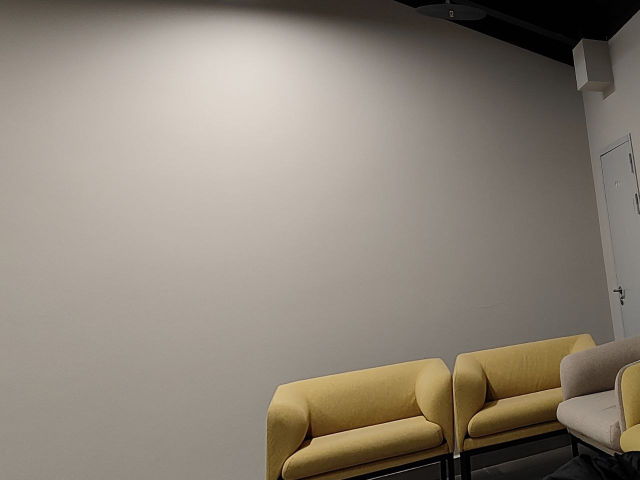
#> input picture data/test2.jpg, 1280 x 960 px (shown at 1/2 size); its folder holds 3 pictures in this run
$ python gomography.py
#> lines starting #> are read from the running program, lines starting #| are printed output that depends on the picture; after the words box and inside, x2 and y2 are one past the last pixel; in counts of white or black regions, pixels touching at a corner belong together
import cv2
import numpy as np
import json
import os
import sys

# --- ФИКС GUI для Linux (если вы используете удаленное подключение)
os.environ["QT_QPA_PLATFORM"] = "xcb"

# ================= КОНФИГУРАЦИЯ СКРИПТА =================
CAMERA_NAME = "cam_01"
DATA_DIR = "data"
MODELS_DIR = "models"
TEST_FRAME_NAME = "test2.jpg"

# Параметры целевого (нормированного) изображения
TARGET_SIZE = (1500, 1000) # Квадрат для сохранения пропорций
TARGET_W, TARGET_H = TARGET_SIZE
OFFSET = 50

# Целевые точки (Destination Points) - АВТОМАТИЧЕСКИЙ РАСЧЕТ
# Создаем идеальный квадрат (с отступами) для выпрямленной сцены.
TARGET_PTS_COORDS = np.array([
    [OFFSET, OFFSET],                       # P'1: Верхний левый угол
    [TARGET_W - OFFSET, OFFSET],            # P'2: Верхний правый угол
    [TARGET_W - OFFSET, TARGET_H - OFFSET], # P'3: Нижний правый угол
    [OFFSET, TARGET_H - OFFSET]             # P'4: Нижний левый угол
], dtype=np.float32)

# Полные пути
TEST_FRAME_PATH = os.path.join(DATA_DIR, TEST_FRAME_NAME)
HOMOGRAPHY_FILE = os.path.join(MODELS_DIR, f"H_{CAMERA_NAME}.json")

# Глобальные переменные для хранения точек
source_points = []
current_source_image = None
window_name = "Homography Calibration (Source)"

# ================= ФУНКЦИИ =================

# [60 lines left out: functions click_event, calculate_and_save_homography, not called in this run]


# ================= ОСНОВНАЯ ЛОГИКА =================
if __name__ == "__main__":

    # 1. Проверка и инициализация
    if not os.path.exists(TEST_FRAME_PATH):
        print(f"[ERROR] Не найден тестовый кадр: {TEST_FRAME_PATH}")
        print(f"Пожалуйста, поместите {TEST_FRAME_NAME} в папку '{DATA_DIR}' и перезапустите.")
        sys.exit(1)

    original_frame = cv2.imread(TEST_FRAME_PATH)
#> original_frame is the input picture: shape (960, 1280, 3); mean B, G, R 120.3, 132.1, 141.1
    if original_frame is None:
        print("[ERROR] Не удалось загрузить изображение.")
        sys.exit(1)

    current_source_image = original_frame.copy()

    # 2. Настройка окна и обработчика
    cv2.namedWindow(window_name, cv2.WINDOW_NORMAL)
    cv2.setMouseCallback(window_name, click_event)

    print("\n--- ЗАПУСК КАЛИБРОВКИ ГОМОГРАФИИ (ВИД СБОКУ/ФАС) ---")
    print("ИНСТРУКЦИЯ (ОДИН ЭТАП):")
    print("  1. Выберите 4 угла ТРЕХМЕРНОЙ СЦЕНЫ, которую вы хотите выпрямить (например, углы фасада или стен).")
    print("  2. ПОРЯДОК СТРОГО ОБЯЗАТЕЛЕН:")
    print("     P1: Верхний Левый -> P2: Верхний Правый -> P3: Нижний Правый -> P4: Нижний Левый.")
    print("  3. После выбора 4 точек нажмите ENTER для РАСЧЕТА.")

    # 3. Основной цикл
    while True:
        # Обновляем изображение с подсказкой
        temp_img = current_source_image.copy()
        status_text = f"Кликните {len(source_points)+1}/4 точки. Нажмите ENTER для расчета." if len(source_points) < 4 else "4 точки выбраны. Нажмите ENTER."

        cv2.putText(temp_img, status_text, (10, 30),
                    cv2.FONT_HERSHEY_SIMPLEX, 0.8, (255, 255, 255), 2)
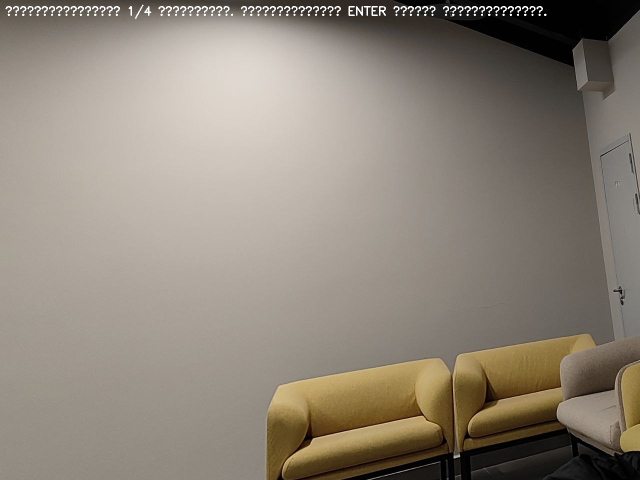
#> temp_img: shape (960, 1280, 3) (shown at 1/2 size); 0.52% of pixels changed, all inside (x1, y1, x2, y2) = (11, 9, 1093, 38)
        cv2.imshow(window_name, temp_img)

        key = cv2.waitKey(10)
#> (key Esc is pressed here)

        if key == 13 and len(source_points) == 4: # ENTER
            calculate_and_save_homography()
            break

        if key == 27: # ESC
            print("\nПрервано пользователем. Матрица не сохранена.")
            break

    cv2.destroyAllWindows()
